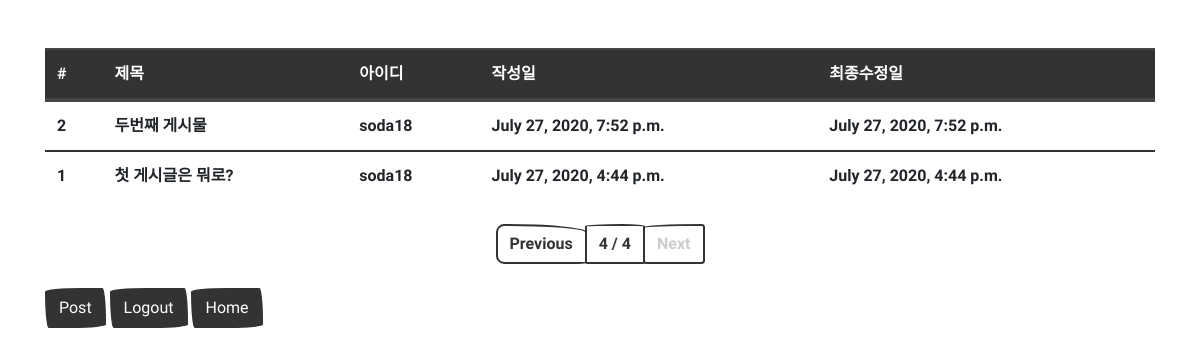
The app's page /board/list/?p=4 with its own data.
### board/models.py (models this page shows, shortened)
class Board(models.Model):
    title       = models.CharField(max_length=200, verbose_name="제목")
    contents    = models.TextField(verbose_name="내용")
    writer      = models.ForeignKey('member.BoardMember', on_delete=models.CASCADE, verbose_name="작성자")
    created_at  = models.DateTimeField(auto_now_add=True, verbose_name="작성일")
    updated_at  = models.DateTimeField(auto_now=True, verbose_name="최종수정일")
    tags        = models.ManyToManyField('tag.Tag', verbose_name="게시판태그")
    class Meta:
        db_table            = 'boards'
        verbose_name        = '게시판'
        verbose_name_plural = '게시판'

### member/models.py (models this page shows)
class BoardMember(models.Model):
    username    = models.CharField(max_length=100, verbose_name='유저ID')
    email       = models.EmailField(max_length=100, verbose_name='유저메일')
    password    = models.CharField(max_length=100, verbose_name='유저PW')
    created_at  = models.DateTimeField(auto_now_add=True, verbose_name='가입날짜')
    updated_at  = models.DateTimeField(auto_now=True, verbose_name='마지막수정일')
    def __str__(self):
        return self.username
    class Meta:
        db_table            = 'boardmembers'
        verbose_name        = '게시판멤버'
        verbose_name_plural = '게시판멤버'

### board/views.py (the view)
# urls.py: path('list/', views.board_list),
def board_list(request):
    all_boards  = Board.objects.all().order_by('-id')
    page        = int(request.GET.get('p', 1))
    pagenator   = Paginator(all_boards, 5)
    boards      = pagenator.get_page(page)
    return render(request, 'board_list.html', {"boards":boards})

### board/templates/board_list.html
{% extends "base.html" %} {% block content %}
<div class="row mt-5">
  <div class="col-12">
    <table class="table">
      <thead class="thead-dark">
        <tr>
          <th scope="col">#</th>
          <th scope="col">제목</th>
          <th scope="col">아이디</th>
          <th scope="col">작성일</th>
          <th scope="col">최종수정일</th>
        </tr>
      </thead>
      <tbody>
        {% for board in boards %}
        <tr onclick="location.href='/board/detail/{{ board.id }}/'">
          <th scope="row">{{ board.id }}</th>
          <td>{{ board.title }}</td>
          <td>{{ board.writer }}</td>
          <td>{{ board.created_at }}</td>
          <td>{{ board.updated_at }}</td>
        </tr>
        {% endfor %}
      </tbody>
    </table>
  </div>
</div>
<div class="row mt-2">
  <div class="col-12">
    <nav aria-label="Page navigation example">
      <ul class="pagination justify-content-center">
        {% if boards.has_previous %}
        <li class="page-item">
          <a class="page-link" href="?p={{ boards.previous_page_number }}"
            >Previous</a
          >
        </li>
        {% else %}
        <li class="page-item disabled">
          <a class="page-link" href="#">Previous</a>
        </li>
        {% endif %}
        <li class="page-item">
          <a class="page-link" href="#"
            >{{ boards.number }} / {{ boards.paginator.num_pages }}</a
          >
        </li>
        {% if boards.has_next %}
        <li class="page-item">
          <a class="page-link" href="?p={{ boards.next_page_number }}">Next</a>
        </li>
        {% else %}
        <li class="page-item disabled">
          <a class="page-link" href="#">Next</a>
        </li>
        {% endif %}
      </ul>
    </nav>
  </div>
</div>
<div class="row mt-2">
  <div class="col-12">
    <button class="btn btn-primary" onclick="location.href='/board/write/'">
      Post
    </button>
    <button class="btn btn-primary" onclick="location.href='/member/logout/'">
      Logout
    </button>
    <button class="btn btn-primary" onclick="location.href='/'">
      Home
    </button>
  </div>
</div>
{% endblock %}

### records on screen
Board: id "2", title "두번째 게시물", writer "soda18", created_at "July 27, 2020, 7:52 p.m.", updated_at "July 27, 2020, 7:52 p.m."
Board: id "1", title "첫 게시글은 뭐로?", writer "soda18", created_at "July 27, 2020, 4:44 p.m.", updated_at "July 27, 2020, 4:44 p.m."

### other values on screen
{{ boards.number }} "4"
{{ boards.paginator.num_pages }} "4"
